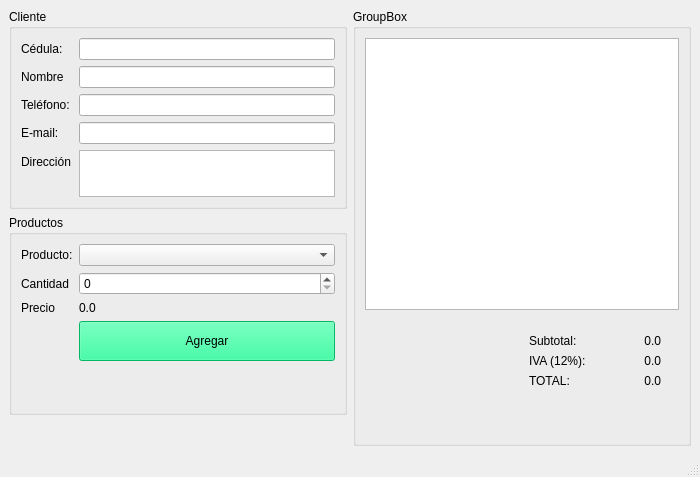
<?xml version="1.0" encoding="UTF-8"?>
<ui version="4.0">
 <class>Principal</class>
 <widget class="QMainWindow" name="Principal">
  <property name="geometry">
   <rect>
    <x>0</x>
    <y>0</y>
    <width>700</width>
    <height>477</height>
   </rect>
  </property>
  <property name="minimumSize">
   <size>
    <width>700</width>
    <height>450</height>
   </size>
  </property>
  <property name="windowTitle">
   <string>Tienda</string>
  </property>
  <widget class="QWidget" name="centralwidget">
   <layout class="QHBoxLayout" name="horizontalLayout">
    <item>
     <layout class="QVBoxLayout" name="verticalLayout_2">
      <item>
       <widget class="QGroupBox" name="groupBox_2">
        <property name="minimumSize">
         <size>
          <width>250</width>
          <height>200</height>
         </size>
        </property>
        <property name="maximumSize">
         <size>
          <width>350</width>
          <height>16777215</height>
         </size>
        </property>
        <property name="title">
         <string>Cliente</string>
        </property>
        <layout class="QFormLayout" name="formLayout">
         <item row="0" column="0">
          <widget class="QLabel" name="label">
           <property name="text">
            <string>Cédula: </string>
           </property>
          </widget>
         </item>
         <item row="0" column="1">
          <widget class="QLineEdit" name="inCedula"/>
         </item>
         <item row="1" column="0">
          <widget class="QLabel" name="label_2">
           <property name="text">
            <string>Nombre</string>
           </property>
          </widget>
         </item>
         <item row="1" column="1">
          <widget class="QLineEdit" name="inNombre"/>
         </item>
         <item row="2" column="0">
          <widget class="QLabel" name="label_3">
           <property name="text">
            <string>Teléfono: </string>
           </property>
          </widget>
         </item>
         <item row="2" column="1">
          <widget class="QLineEdit" name="inTelefono"/>
         </item>
         <item row="3" column="0">
          <widget class="QLabel" name="label_4">
           <property name="text">
            <string>E-mail:</string>
           </property>
          </widget>
         </item>
         <item row="3" column="1">
          <widget class="QLineEdit" name="inMail"/>
         </item>
         <item row="4" column="0">
          <widget class="QLabel" name="label_5">
           <property name="text">
            <string>Dirección</string>
           </property>
          </widget>
         </item>
         <item row="4" column="1">
          <widget class="QTextEdit" name="inDireccion">
           <property name="maximumSize">
            <size>
             <width>16777215</width>
             <height>50</height>
            </size>
           </property>
          </widget>
         </item>
        </layout>
       </widget>
      </item>
      <item>
       <widget class="QGroupBox" name="groupBox">
        <property name="minimumSize">
         <size>
          <width>250</width>
          <height>200</height>
         </size>
        </property>
        <property name="maximumSize">
         <size>
          <width>350</width>
          <height>16777215</height>
         </size>
        </property>
        <property name="title">
         <string>Productos</string>
        </property>
        <layout class="QFormLayout" name="formLayout_2">
         <item row="0" column="0">
          <widget class="QLabel" name="label_6">
           <property name="text">
            <string>Producto:</string>
           </property>
          </widget>
         </item>
         <item row="0" column="1">
          <widget class="QComboBox" name="inProducto"/>
         </item>
         <item row="1" column="1">
          <widget class="QSpinBox" name="inCantidad"/>
         </item>
         <item row="1" column="0">
          <widget class="QLabel" name="label_7">
           <property name="text">
            <string>Cantidad</string>
           </property>
          </widget>
         </item>
         <item row="2" column="0">
          <widget class="QLabel" name="label_8">
           <property name="text">
            <string>Precio</string>
           </property>
          </widget>
         </item>
         <item row="2" column="1">
          <widget class="QLabel" name="outPrecio">
           <property name="text">
            <string>0.0</string>
           </property>
           <property name="alignment">
            <set>Qt::AlignLeading|Qt::AlignLeft|Qt::AlignVCenter</set>
           </property>
          </widget>
         </item>
         <item row="3" column="1">
          <widget class="QPushButton" name="cmdAgregar">
           <property name="minimumSize">
            <size>
             <width>0</width>
             <height>40</height>
            </size>
           </property>
           <property name="styleSheet">
            <string notr="true">background-color: qlineargradient(spread:pad, x1:0.489, y1:0.994318, x2:0.483, y2:0.0227273, stop:0 rgba(53, 53, 53, 255), stop:1 rgba(200, 200, 200, 255));
background-color: rgb(6, 255, 139);</string>
           </property>
           <property name="text">
            <string>Agregar</string>
           </property>
          </widget>
         </item>
        </layout>
       </widget>
      </item>
      <item>
       <spacer name="verticalSpacer">
        <property name="orientation">
         <enum>Qt::Vertical</enum>
        </property>
        <property name="sizeHint" stdset="0">
         <size>
          <width>20</width>
          <height>40</height>
         </size>
        </property>
       </spacer>
      </item>
     </layout>
    </item>
    <item>
     <layout class="QVBoxLayout" name="verticalLayout_3">
      <item>
       <widget class="QGroupBox" name="groupBox_3">
        <property name="minimumSize">
         <size>
          <width>300</width>
          <height>0</height>
         </size>
        </property>
        <property name="title">
         <string>GroupBox</string>
        </property>
        <layout class="QVBoxLayout" name="verticalLayout_4">
         <item>
          <widget class="QTableWidget" name="outDetalle"/>
         </item>
         <item>
          <widget class="QWidget" name="widget_2" native="true">
           <property name="minimumSize">
            <size>
             <width>150</width>
             <height>50</height>
            </size>
           </property>
           <layout class="QHBoxLayout" name="horizontalLayout_2">
            <item>
             <spacer name="horizontalSpacer">
              <property name="orientation">
               <enum>Qt::Horizontal</enum>
              </property>
              <property name="sizeHint" stdset="0">
               <size>
                <width>135</width>
                <height>20</height>
               </size>
              </property>
             </spacer>
            </item>
            <item>
             <widget class="QWidget" name="widget" native="true">
              <property name="minimumSize">
               <size>
                <width>150</width>
                <height>100</height>
               </size>
              </property>
              <layout class="QFormLayout" name="formLayout_3">
               <item row="0" column="0">
                <widget class="QLabel" name="label_9">
                 <property name="styleSheet">
                  <string notr="true">font: 9pt &quot;MS Shell Dlg 2&quot;;
color: rgb(0, 0, 0);</string>
                 </property>
                 <property name="text">
                  <string>Subtotal:</string>
                 </property>
                </widget>
               </item>
               <item row="0" column="1">
                <widget class="QLabel" name="outSubtotal">
                 <property name="text">
                  <string>0.0</string>
                 </property>
                 <property name="alignment">
                  <set>Qt::AlignRight|Qt::AlignTrailing|Qt::AlignVCenter</set>
                 </property>
                </widget>
               </item>
               <item row="2" column="0">
                <widget class="QLabel" name="label_10">
                 <property name="styleSheet">
                  <string notr="true">font: 9pt &quot;MS Shell Dlg 2&quot;;
color: rgb(0, 0, 0);</string>
                 </property>
                 <property name="text">
                  <string>IVA (12%):</string>
                 </property>
                </widget>
               </item>
               <item row="4" column="0">
                <widget class="QLabel" name="label_11">
                 <property name="styleSheet">
                  <string notr="true">color: rgb(0, 0, 0);
font: 75 14pt &quot;MS Shell Dlg 2&quot;;</string>
                 </property>
                 <property name="text">
                  <string>TOTAL:</string>
                 </property>
                </widget>
               </item>
               <item row="4" column="1">
                <widget class="QLabel" name="outTotal">
                 <property name="styleSheet">
                  <string notr="true">font: 75 12pt &quot;MS Shell Dlg 2&quot;;
color: rgb(0, 0, 0);</string>
                 </property>
                 <property name="text">
                  <string>0.0</string>
                 </property>
                 <property name="alignment">
                  <set>Qt::AlignRight|Qt::AlignTrailing|Qt::AlignVCenter</set>
                 </property>
                </widget>
               </item>
               <item row="2" column="1">
                <widget class="QLabel" name="outIVA">
                 <property name="text">
                  <string>0.0</string>
                 </property>
                 <property name="alignment">
                  <set>Qt::AlignRight|Qt::AlignTrailing|Qt::AlignVCenter</set>
                 </property>
                </widget>
               </item>
              </layout>
             </widget>
            </item>
           </layout>
          </widget>
         </item>
        </layout>
       </widget>
      </item>
     </layout>
    </item>
   </layout>
  </widget>
  <widget class="QMenuBar" name="menubar">
   <property name="geometry">
    <rect>
     <x>0</x>
     <y>0</y>
     <width>700</width>
     <height>20</height>
    </rect>
   </property>
  </widget>
  <widget class="QStatusBar" name="statusbar"/>
 </widget>
 <resources/>
 <connections/>
</ui>
